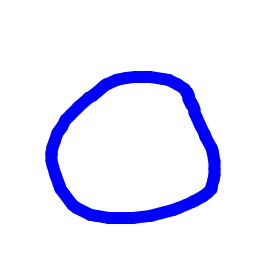
#> input picture temp.jpg, 280 x 280 px, given in place of the camera
$ python DrawInTheAir.py
#> lines starting #> are read from the running program, lines starting #| are printed output that depends on the picture; after the words box and inside, x2 and y2 are one past the last pixel; in counts of white or black regions, pixels touching at a corner belong together
import numpy as np
import cv2
from collections import deque

#default called trackbar function
def setValues(x):
   print("")


# Creating the trackbars needed for adjusting the marker colour
cv2.namedWindow("Color detectors")
cv2.createTrackbar("Upper Hue", "Color detectors", 153, 180,setValues)
cv2.createTrackbar("Upper Saturation", "Color detectors", 255, 255,setValues)
cv2.createTrackbar("Upper Value", "Color detectors", 255, 255,setValues)
cv2.createTrackbar("Lower Hue", "Color detectors", 64, 180,setValues)
cv2.createTrackbar("Lower Saturation", "Color detectors", 72, 255,setValues)
cv2.createTrackbar("Lower Value", "Color detectors", 49, 255,setValues)


# Giving different arrays to handle colour points of different colour
bpoints = [deque(maxlen=1024)]
gpoints = [deque(maxlen=1024)]
rpoints = [deque(maxlen=1024)]
ypoints = [deque(maxlen=1024)]

# These indexes will be used to mark the points in particular arrays of specific colour
blue_index = 0
green_index = 0
red_index = 0
yellow_index = 0

#The kernel to be used for dilation purpose
kernel = np.ones((5,5),np.uint8)

colors = [(255, 0, 0), (0, 255, 0), (0, 0, 255), (0, 255, 255)]
colorIndex = 0

# Here is code for Canvas setup
paintWindow = np.zeros((471,636,3)) + 255
paintWindow = cv2.rectangle(paintWindow, (40,1), (140,65), (0,0,0), 2)
paintWindow = cv2.rectangle(paintWindow, (160,1), (255,65), colors[0], -1)
paintWindow = cv2.rectangle(paintWindow, (275,1), (370,65), colors[1], -1)
paintWindow = cv2.rectangle(paintWindow, (390,1), (485,65), colors[2], -1)
paintWindow = cv2.rectangle(paintWindow, (505,1), (600,65), colors[3], -1)

cv2.putText(paintWindow, "CLEAR", (49, 33), cv2.FONT_HERSHEY_SIMPLEX, 0.5, (0, 0, 0), 2, cv2.LINE_AA)
cv2.putText(paintWindow, "BLUE", (185, 33), cv2.FONT_HERSHEY_SIMPLEX, 0.5, (255, 255, 255), 2, cv2.LINE_AA)
cv2.putText(paintWindow, "GREEN", (298, 33), cv2.FONT_HERSHEY_SIMPLEX, 0.5, (255, 255, 255), 2, cv2.LINE_AA)
cv2.putText(paintWindow, "RED", (420, 33), cv2.FONT_HERSHEY_SIMPLEX, 0.5, (255, 255, 255), 2, cv2.LINE_AA)
cv2.putText(paintWindow, "YELLOW", (520, 33), cv2.FONT_HERSHEY_SIMPLEX, 0.5, (150,150,150), 2, cv2.LINE_AA)
cv2.namedWindow('Paint', cv2.WINDOW_AUTOSIZE)


# Loading the default webcam of PC.
cap = cv2.VideoCapture(0)

# Keep looping
while True:
    # Reading the frame from the camera
    ret, frame = cap.read()
#> frame is the input picture: shape (280, 280, 3); mean B, G, R 255, 235.8, 235.8
    #Flipping the frame to see same side of yours
    frame = cv2.flip(frame, 1)
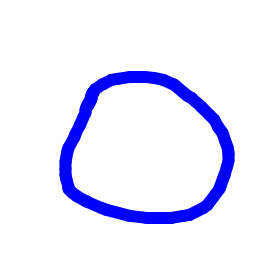
#> frame: shape (280, 280, 3); mean B, G, R 255, 235.8, 235.8
    hsv = cv2.cvtColor(frame, cv2.COLOR_BGR2HSV)
#> hsv: shape (280, 280, 3); mean H, S, V 9.6, 19.2, 255


    # [6 lines of commented-out code are left out]
    Lower_hsv = np.array([110,50,50])
    Upper_hsv = np.array([130,255,255])


    # Adding the colour buttons to the live frame for colour access
    frame = cv2.rectangle(frame, (40,1), (140,65), (122,122,122), -1)
    frame = cv2.rectangle(frame, (160,1), (255,65), colors[0], -1)
    frame = cv2.rectangle(frame, (275,1), (370,65), colors[1], -1)
    frame = cv2.rectangle(frame, (390,1), (485,65), colors[2], -1)
    frame = cv2.rectangle(frame, (505,1), (600,65), colors[3], -1)
    cv2.putText(frame, "CLEAR ALL", (49, 33), cv2.FONT_HERSHEY_SIMPLEX, 0.5, (255, 255, 255), 2, cv2.LINE_AA)
    cv2.putText(frame, "BLUE", (185, 33), cv2.FONT_HERSHEY_SIMPLEX, 0.5, (255, 255, 255), 2, cv2.LINE_AA)
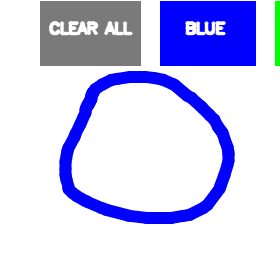
#> frame: shape (280, 280, 3); mean B, G, R 244, 206.8, 205.8
    cv2.putText(frame, "GREEN", (298, 33), cv2.FONT_HERSHEY_SIMPLEX, 0.5, (255, 255, 255), 2, cv2.LINE_AA)
    cv2.putText(frame, "RED", (420, 33), cv2.FONT_HERSHEY_SIMPLEX, 0.5, (255, 255, 255), 2, cv2.LINE_AA)
    cv2.putText(frame, "YELLOW", (520, 33), cv2.FONT_HERSHEY_SIMPLEX, 0.5, (150,150,150), 2, cv2.LINE_AA)


    # Identifying the pointer by making its mask
    Mask = cv2.inRange(hsv, Lower_hsv, Upper_hsv)
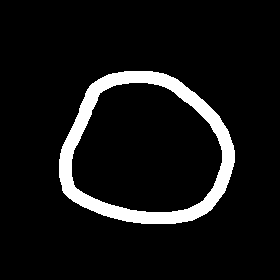
#> Mask: shape (280, 280); 7.9% white; 1 white region, box (x1, y1, x2, y2) and area: (59, 71, 235, 224) 6164
    Mask = cv2.erode(Mask, kernel, iterations=1)
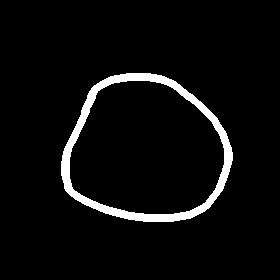
#> Mask: shape (280, 280); 4.8% white; 1 white region
    Mask = cv2.morphologyEx(Mask, cv2.MORPH_OPEN, kernel)
    Mask = cv2.dilate(Mask, kernel, iterations=1)

    # Find contours for the pointer after idetifying it
    cnts,_ = cv2.findContours(Mask.copy(), cv2.RETR_EXTERNAL,
    	cv2.CHAIN_APPROX_SIMPLE)
#> cnts = 1 contour; box (x1, y1, x2, y2) and area: (59, 71, 235, 224) 20902
    center = None

    # Ifthe contours are formed
    if len(cnts) > 0:
    	# sorting the contours to find biggest
        cnt = sorted(cnts, key = cv2.contourArea, reverse = True)[0]
#> cnt = contour of 238 points, box (x1, y1, x2, y2) (59, 71, 235, 224), area 20902
        # Get the radius of the enclosing circle around the found contour
        ((x, y), radius) = cv2.minEnclosingCircle(cnt)
#> x = 144.7; y = 155.5; radius = 89.58
        # Draw the circle around the contour
        cv2.circle(frame, (int(x), int(y)), int(radius), (0, 255, 255), 2)
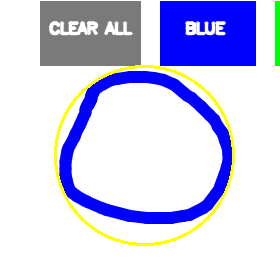
#> frame: shape (280, 280, 3); 2.17% of pixels changed, all inside (x1, y1, x2, y2) = (54, 65, 235, 246)
        # Calculating the center of the detected contour
        M = cv2.moments(cnt)
#> M = moments, m00 20901.5, centre m10/m00, m01/m00 = (145.7, 150.5)
        center = (int(M['m10'] / M['m00']), int(M['m01'] / M['m00']))
#> center = (145, 150)

        # Now checking if the user wants to click on any button above the screen
        if center[1] <= 65:
            if 40 <= center[0] <= 140: # Clear Button
                bpoints = [deque(maxlen=512)]
                gpoints = [deque(maxlen=512)]
                rpoints = [deque(maxlen=512)]
                ypoints = [deque(maxlen=512)]

                blue_index = 0
                green_index = 0
                red_index = 0
                yellow_index = 0

                paintWindow[67:,:,:] = 255
            elif 160 <= center[0] <= 255:
                    colorIndex = 0 # Blue
            elif 275 <= center[0] <= 370:
                    colorIndex = 1 # Green
            elif 390 <= center[0] <= 485:
                    colorIndex = 2 # Red
            elif 505 <= center[0] <= 600:
                    colorIndex = 3 # Yellow
        else :
            if colorIndex == 0:
                bpoints[blue_index].appendleft(center)
            elif colorIndex == 1:
                gpoints[green_index].appendleft(center)
            elif colorIndex == 2:
                rpoints[red_index].appendleft(center)
            elif colorIndex == 3:
                ypoints[yellow_index].appendleft(center)
    # Append the next deques when nothing is detected to avois messing up
    else:
        bpoints.append(deque(maxlen=512))
        blue_index += 1
        gpoints.append(deque(maxlen=512))
        green_index += 1
        rpoints.append(deque(maxlen=512))
        red_index += 1
        ypoints.append(deque(maxlen=512))
        yellow_index += 1

    # Draw lines of all the colors on the canvas and frame
    points = [bpoints, gpoints, rpoints, ypoints]
    for i in range(len(points)):
        for j in range(len(points[i])):
            for k in range(1, len(points[i][j])):
                if points[i][j][k - 1] is None or points[i][j][k] is None:
                    continue
                cv2.line(frame, points[i][j][k - 1], points[i][j][k], colors[i], 2)
                cv2.line(paintWindow, points[i][j][k - 1], points[i][j][k], colors[i], 2)
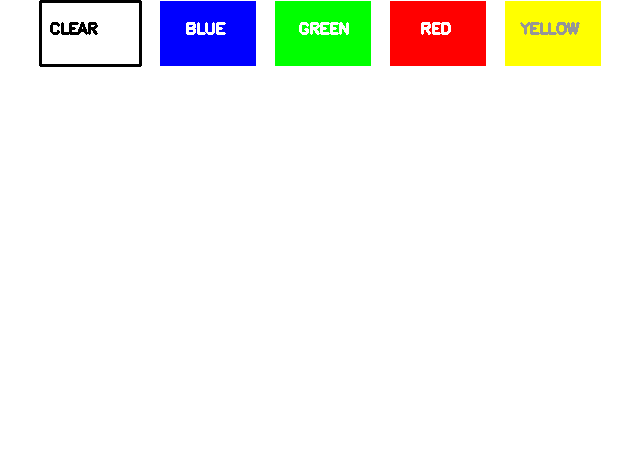
#> paintWindow: shape (471, 636, 3) float64; mean B, G, R 238.7, 243.6, 243.7

    # Show all the windows
    cv2.imshow("Tracking", frame)
    cv2.imshow("Paint", paintWindow)
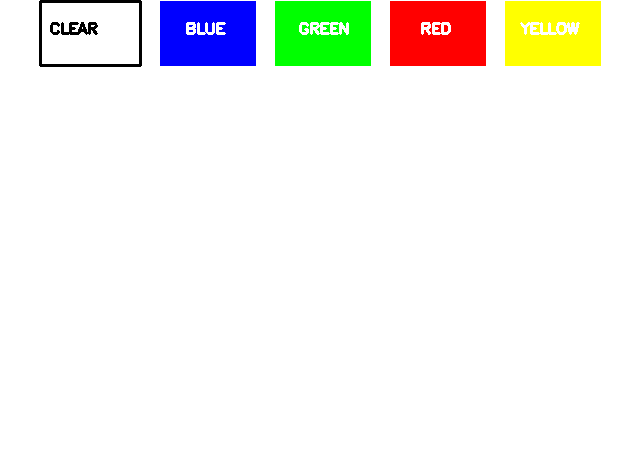
#> window 'Paint': shape (471, 636, 3); mean B, G, R 238.9, 243.7, 243.9
    cv2.imshow("mask",Mask)

	# If the 'q' key is pressed then stop the application
    if cv2.waitKey(1) & 0xFF == ord("q"):
#> (key q is pressed here)
        break

# Release the camera and all resources
cap.release()
cv2.destroyAllWindows()
